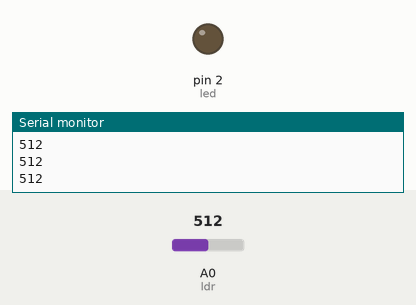
This sketch was run on a simulated Arduino Uno, built with avr-gcc and run on an emulated ATmega328P. Parts: output pins drawn as LEDs (lit = HIGH), the last lines printed to the serial monitor. The test bench sets the inputs (shaded band); at power-on: A0 (ldr) = 512.

Above: at 1.2 s.
1.3 s: A0 (ldr) set to 681
2.8 s: A0 (ldr) set to 712
At 3.7 s:
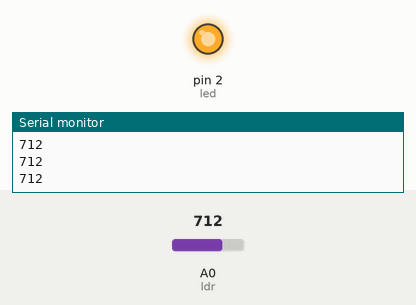
4.3 s: A0 (ldr) set to 690
At 5.0 s:
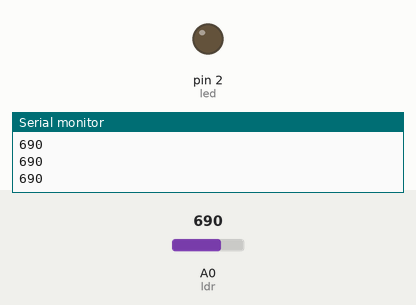
5.8 s: A0 (ldr) set to 710
At 6.3 s:
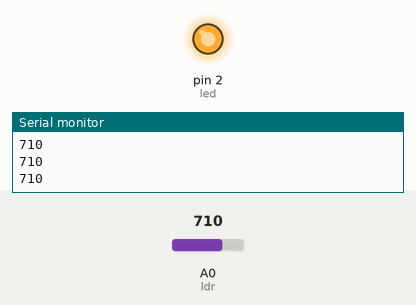
Timing chart, 0 to 8.3 s (numbered marks = the images above; inputs shaded):
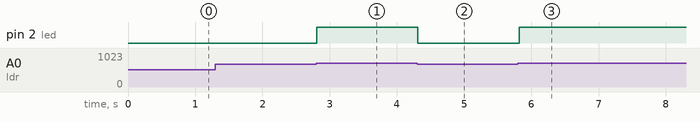

Measured:
- the behaviour switches between 699 and 700 on A0 (ldr) (found by bisection; images 0 and 1)
- after the input at 2.8 s, pin 2 (led): LOW → HIGH at once
- after the input at 4.3 s, pin 2 (led): HIGH → LOW at once
- after the input at 5.8 s, pin 2 (led): LOW → HIGH at once

The sketch:

Aula-13.ino
```cpp
#define ldr A0
#define led 2
int vldr = 0;

void setup() {
  pinMode(ldr, INPUT);
  pinMode(led, OUTPUT);
  Serial.begin(9600);
}

void loop() {
  vldr = analogRead(ldr);
  if (vldr < 700) {
    digitalWrite(led, 0);
  } else {
    digitalWrite(led, 1);
  }
  Serial.println(vldr);
  delay(100);
}
```
